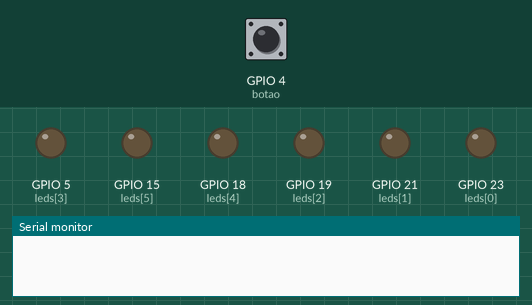
Simulated run of this sketch. Board: ESP32. On the bench: output pins drawn as LEDs (lit = HIGH), the last lines printed to the serial monitor. The test bench sets the inputs (shaded band); at power-on: GPIO 4 (botao) HIGH.

Above: at 1.2 s.
1.3 s: GPIO 4 (botao) pulled LOW for 0.15 s
At 3.7 s:
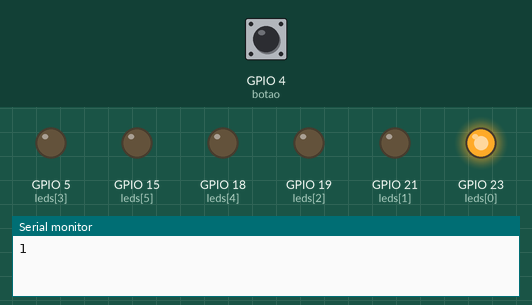
4.0 s: GPIO 4 (botao) pulsed LOW 2 times (0.12 s each, 0.3 s apart)
At 6.1 s:
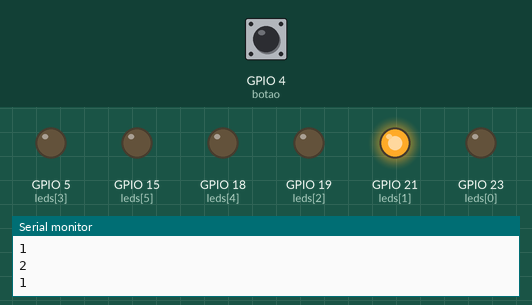
7.0 s: GPIO 4 (botao) pulsed LOW 2 times (0.12 s each, 0.3 s apart)
At 9.6 s:
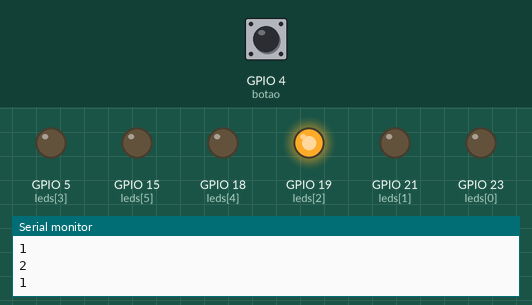
Timing chart, 0 to 11.1 s (numbered marks = the images above; inputs shaded):
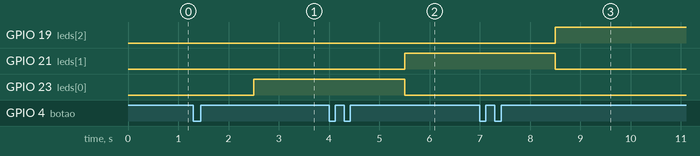

The sketch:

Led6.ino
```cpp
int leds[] = {23,21,19,5,18,15};
int botao = 4;

hw_timer_t *timer = NULL;
hw_timer_t *timerH = NULL;
hw_timer_t *timerA = NULL;
int flag = 0;
int Tempo = 0;
volatile int click = 0;

// tempo dos piscas piscas
int posicaoH = 0;
int aux1 = 0;
int posicaoA = 6;
int aux2 = 0;

void IRAM_ATTR blickHorario(){
  digitalWrite(leds[posicaoH],HIGH);
  digitalWrite(leds[posicaoH - 1], LOW);
  aux1 = 1;
}
void IRAM_ATTR blickAntihorario(){
  digitalWrite(leds[posicaoA ], LOW);
  digitalWrite(leds[posicaoA -1 ], HIGH);
  aux2 = 1;
}

void IRAM_ATTR onTime(){
  if (flag == 1){
    if(Tempo > 0){
      Tempo --;
    }
    else{
      flag = 0;
      if(digitalRead(botao)){
        click ++;
        Serial.println(click);
      }
    }
  }
}

void IRAM_ATTR funcaoCount(){
  if(flag != 1){
    flag = 1;
    Tempo = 200;
  }
}
void setup() {
  Serial.begin(9600);
  pinMode(botao, INPUT_PULLUP);
  for (int i = 0; i < 6 ; i++){
    pinMode(leds[i], OUTPUT);
  }

  attachInterrupt( digitalPinToInterrupt(botao),funcaoCount,FALLING);
  timer = timerBegin(1000000);
  timerA = timerBegin(1000000);
  timerH = timerBegin(1000000);

  timerAttachInterrupt(timer,&onTime);
  timerAlarm(timer,1000,true,0);


}
void funHorario(){

  timerAttachInterrupt(timerH,&blickHorario);
  timerAlarm(timerH,1000000,true,0);
  if(click == 2 ){
   posicaoA = posicaoH;
   //digitalWrite(leds[posicaoH], LOW);
    return;
  }
  if (aux1 == 1){
    posicaoH ++;
      if (posicaoH > 6 ){
        posicaoH = 0;
      }
    aux1 = 0;
  }
}
void funAntihorario(){
  timerAttachInterrupt(timerA,&blickAntihorario);
  timerAlarm(timerA,1000000,true,0);

  if(click == 2){
    posicaoH = posicaoA;
   // digitalWrite(leds[posicaoH-1], LOW);
    return;
  }
  if (aux2 == 1){
    posicaoA --;
      if (posicaoA <  0 ){
        posicaoA = 6;
      }
    aux2 = 0;
  }
}

void loop() {
//funHorario();
// funAntihorario();
  switch (click){
    case 0:
      funHorario();
    case 1 :
      funAntihorario();
      break;
    case 2 :
      funHorario();
      click = 0;
      break;
    default:
      break;
  }

}
```

Measured:
- after the input at 1.3 s, GPIO 23 (leds[0]): LOW → HIGH after 1.2 s
- after the input at 4.0 s, GPIO 21 (leds[1]): LOW → HIGH after 1.5 s; GPIO 23 (leds[0]): HIGH → LOW after 1.5 s
- after the input at 7.0 s, GPIO 19 (leds[2]): LOW → HIGH after 1.5 s; GPIO 21 (leds[1]): HIGH → LOW after 1.5 s
